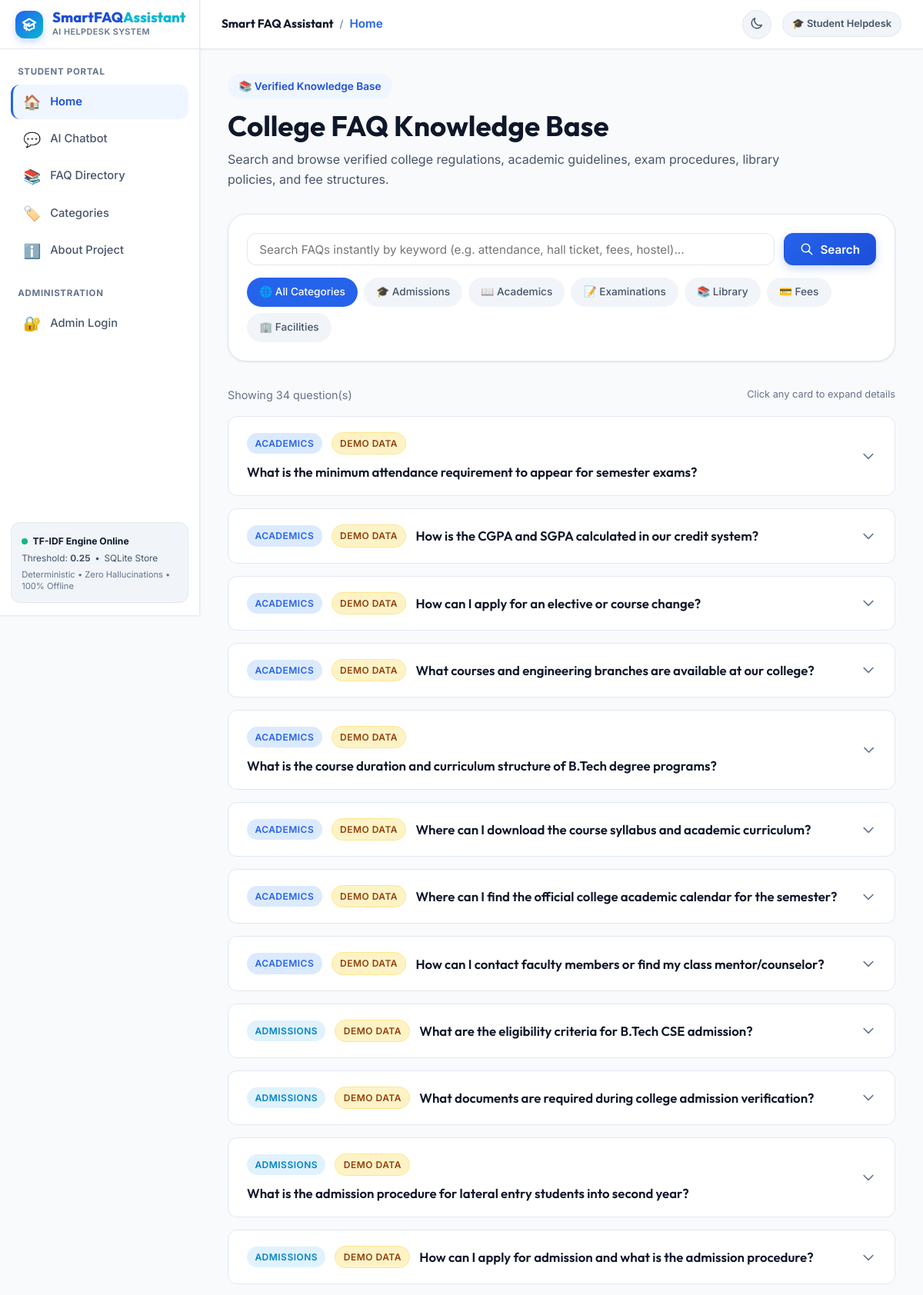
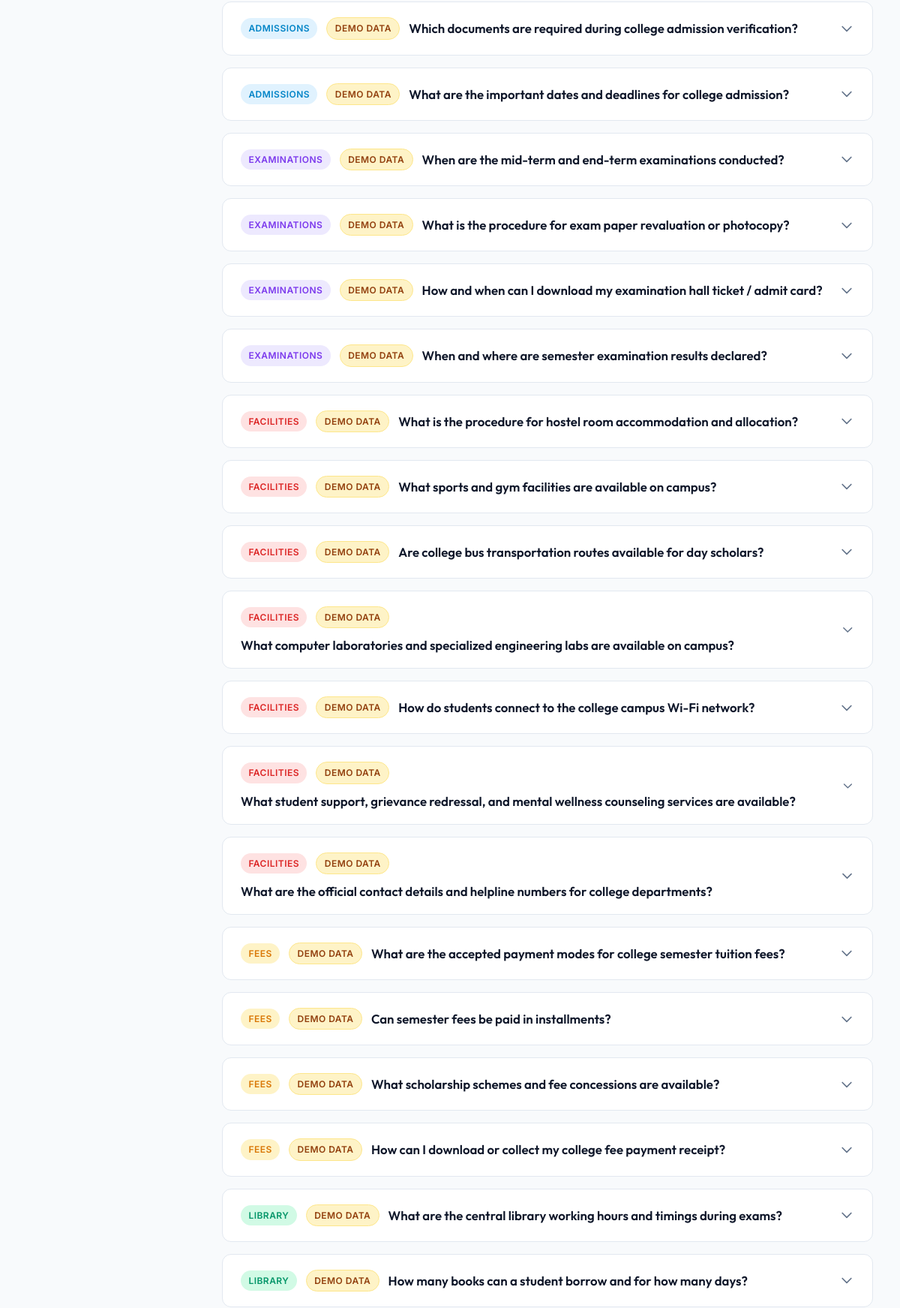
The app's page /faqs (upper part) with its own data (2 pictures, top to bottom).
### tables this page shows
CREATE TABLE faqs (
            id INTEGER PRIMARY KEY AUTOINCREMENT,
            question TEXT NOT NULL,
            answer TEXT NOT NULL,
            category TEXT NOT NULL,
            keywords TEXT DEFAULT '',
            is_demo INTEGER DEFAULT 1,
            created_at TIMESTAMP DEFAULT CURRENT_TIMESTAMP,
            updated_at TIMESTAMP DEFAULT CURRENT_TIMESTAMP
        );

### app.py (the view)
@app.route("/faqs")
def faqs():
    category = request.args.get("category", "")
    search = request.args.get("q", "")
    faq_list = get_all_faqs(category=category, search=search)
    categories = get_categories()
    return render_template(
        "faqs.html",
        faqs=faq_list,
        categories=categories,
        valid_categories=VALID_CATEGORIES,
        current_category=category,
        current_search=search
    )

### database.py (called while the page is built)
def get_db(db_path=None):
    target_path = db_path or os.environ.get("DATABASE_PATH", DB_FILE)
    conn = sqlite3.connect(target_path)
    conn.row_factory = sqlite3.Row
    conn.execute("PRAGMA foreign_keys = ON;")
    return conn

def get_all_faqs(category=None, search=None, db_path=None):
    conn = get_db(db_path)
    try:
        cursor = conn.cursor()
        query = "SELECT * FROM faqs WHERE 1=1"
        params = []
        if category and category.strip() and category.lower() != "all":
            query += " AND category = ?"
            params.append(category.strip())
        if search and search.strip():
            query += " AND (question LIKE ? OR answer LIKE ? OR keywords LIKE ?)"
            like_term = f"%{search.strip()}%"
            params.extend([like_term, like_term, like_term])
        query += " ORDER BY category ASC, id ASC"
        cursor.execute(query, params)
        rows = [dict(row) for row in cursor.fetchall()]
        return rows
    except sqlite3.OperationalError:
        return []
    finally:
        conn.close()

def get_categories(db_path=None):
    conn = get_db(db_path)
    cursor = conn.cursor()
    cursor.execute("""
        SELECT category, COUNT(*) as count
        FROM faqs
        GROUP BY category
        ORDER BY category ASC
    """)
    rows = [dict(row) for row in cursor.fetchall()]
    conn.close()
    return rows

### templates/faqs.html (shortened to what this page needs)
{% extends "base.html" %}
{% block content %}
<div style="margin-bottom: 2rem;">
  <div style="display: inline-flex; align-items: center; gap: 0.5rem; background: var(--primary-50); color: var(--primary-700); padding: 0.35rem 0.9rem; border-radius: var(--radius-full); font-size: 0.85rem; font-weight: 600; margin-bottom: 0.75rem;">
    <span>📚 Verified Knowledge Base</span>
  </div>
  <h1 style="font-size: 2.3rem; margin-bottom: 0.5rem;">College FAQ Knowledge Base</h1>
  <p style="color: var(--text-secondary); max-width: 750px;">
    Search and browse verified college regulations, academic guidelines, exam procedures, library policies, and fee structures.
  </p>
</div>
<div class="faq-search-box">
  <form id="faq-search-form" method="GET" action="{{ url_for('faqs') }}" style="display: flex; gap: 0.75rem; flex-wrap: wrap;">
    <div style="flex: 1; min-width: 260px; position: relative;">
      <input
        type="text"
        id="faq-search-input"
        name="q"
        class="form-control"
        placeholder="Search FAQs instantly by keyword (e.g. attendance, hall ticket, fees, hostel)..."
        value="{{ current_search }}"
        autocomplete="off"
      >
    </div>
    <button type="submit" class="btn btn-primary">
      <svg width="18" height="18" fill="none" stroke="currentColor" viewBox="0 0 24 24">
        <path stroke-linecap="round" stroke-linejoin="round" stroke-width="2" d="M21 21l-6-6m2-5a7 7 0 11-14 0 7 7 0 0114 0z"></path>
      </svg>
      Search
    </button>
  </form>
  <div class="faq-filter-tabs">
    <a href="{{ url_for('faqs', q=current_search) }}" class="faq-tab {% if not current_category or current_category == 'all' %}active{% endif %}">
      🌐 All Categories
    </a>
    {% for cat in valid_categories %}
      <a href="{{ url_for('faqs', category=cat, q=current_search) }}" class="faq-tab {% if current_category == cat %}active{% endif %}">
        {% if cat == 'Admissions' %}🎓
        {% elif cat == 'Academics' %}📖
        {% elif cat == 'Examinations' %}📝
        {% elif cat == 'Library' %}📚
        {% elif cat == 'Fees' %}💳
        {% elif cat == 'Facilities' %}🏢
        {% endif %}
        {{ cat }}
      </a>
    {% endfor %}
  </div>
</div>
{% if faqs %}
  <div style="display: flex; align-items: center; justify-content: space-between; margin-bottom: 1rem; color: var(--text-muted); font-size: 0.9rem;">
    <span id="faq-count-label">Showing {{ faqs | length }} question(s)</span>
    <span style="font-size: 0.8rem;">Click any card to expand details</span>
  </div>
  <div id="faq-list-container" class="faq-accordion-list">
    {% for faq in faqs %}
      <div class="faq-accordion-item" data-category="{{ faq.category }}" data-text="{{ (faq.question ~ ' ' ~ faq.answer ~ ' ' ~ faq.keywords)|lower }}">
        <div class="faq-header">
          <div style="display: flex; align-items: center; gap: 0.75rem; flex-wrap: wrap;">
            <span class="badge cat-tag-{{ faq.category }}">{{ faq.category }}</span>
            {% if faq.is_demo %}
              <span class="badge badge-demo">Demo Data</span>
            {% endif %}
            <h3>{{ faq.question }}</h3>
          </div>
          <svg class="faq-arrow" width="20" height="20" fill="none" stroke="currentColor" viewBox="0 0 24 24">
            <path stroke-linecap="round" stroke-linejoin="round" stroke-width="2" d="M19 9l-7 7-7-7"></path>
          </svg>
        </div>
      </div>
    {% endfor %}
  </div>
{% endif %}
{% endblock %}

### records on screen
faqs: category "ACADEMICS", is_demo "DEMO DATA", question "What is the minimum attendance requirement to appear for semester exams?"
faqs: category "ACADEMICS", is_demo "DEMO DATA", question "How is the CGPA and SGPA calculated in our credit system?"
faqs: category "ACADEMICS", is_demo "DEMO DATA", question "How can I apply for an elective or course change?"
faqs: category "ACADEMICS", is_demo "DEMO DATA", question "What courses and engineering branches are available at our college?"
faqs: category "ACADEMICS", is_demo "DEMO DATA", question "What is the course duration and curriculum structure of B.Tech degree programs?"
faqs: category "ACADEMICS", is_demo "DEMO DATA", question "Where can I download the course syllabus and academic curriculum?"
faqs: category "ACADEMICS", is_demo "DEMO DATA", question "Where can I find the official college academic calendar for the semester?"
faqs: category "ACADEMICS", is_demo "DEMO DATA", question "How can I contact faculty members or find my class mentor/counselor?"
faqs: category "ADMISSIONS", is_demo "DEMO DATA", question "What are the eligibility criteria for B.Tech CSE admission?"
faqs: category "ADMISSIONS", is_demo "DEMO DATA", question "What documents are required during college admission verification?"
faqs: category "ADMISSIONS", is_demo "DEMO DATA", question "What is the admission procedure for lateral entry students into second year?"
faqs: category "ADMISSIONS", is_demo "DEMO DATA", question "How can I apply for admission and what is the admission procedure?"
faqs: category "ADMISSIONS", is_demo "DEMO DATA", question "Which documents are required during college admission verification?"
faqs: category "ADMISSIONS", is_demo "DEMO DATA", question "What are the important dates and deadlines for college admission?"
faqs: category "EXAMINATIONS", is_demo "DEMO DATA", question "When are the mid-term and end-term examinations conducted?"
faqs: category "EXAMINATIONS", is_demo "DEMO DATA", question "What is the procedure for exam paper revaluation or photocopy?"
faqs: category "EXAMINATIONS", is_demo "DEMO DATA", question "How and when can I download my examination hall ticket / admit card?"
faqs: category "EXAMINATIONS", is_demo "DEMO DATA", question "When and where are semester examination results declared?"
faqs: category "FACILITIES", is_demo "DEMO DATA", question "What is the procedure for hostel room accommodation and allocation?"
faqs: category "FACILITIES", is_demo "DEMO DATA", question "What sports and gym facilities are available on campus?"
faqs: category "FACILITIES", is_demo "DEMO DATA", question "Are college bus transportation routes available for day scholars?"
faqs: category "FACILITIES", is_demo "DEMO DATA", question "What computer laboratories and specialized engineering labs are available on campus?"
faqs: category "FACILITIES", is_demo "DEMO DATA", question "How do students connect to the college campus Wi-Fi network?"
faqs: category "FACILITIES", is_demo "DEMO DATA", question "What student support, grievance redressal, and mental wellness counseling services are available?"
faqs: category "FACILITIES", is_demo "DEMO DATA", question "What are the official contact details and helpline numbers for college departments?"
faqs: category "FEES", is_demo "DEMO DATA", question "What are the accepted payment modes for college semester tuition fees?"
faqs: category "FEES", is_demo "DEMO DATA", question "Can semester fees be paid in installments?"
faqs: category "FEES", is_demo "DEMO DATA", question "What scholarship schemes and fee concessions are available?"
faqs: category "FEES", is_demo "DEMO DATA", question "How can I download or collect my college fee payment receipt?"
faqs: category "LIBRARY", is_demo "DEMO DATA", question "What are the central library working hours and timings during exams?"
faqs: category "LIBRARY", is_demo "DEMO DATA", question "How many books can a student borrow and for how many days?"

### other values on screen
{{ threshold if threshold is defined else '0.25' }} "0.25"
{{ cat }} "Admissions" "Academics" "Examinations" "Library" "Fees" "Facilities"
{{ faqs | length }} "34"
